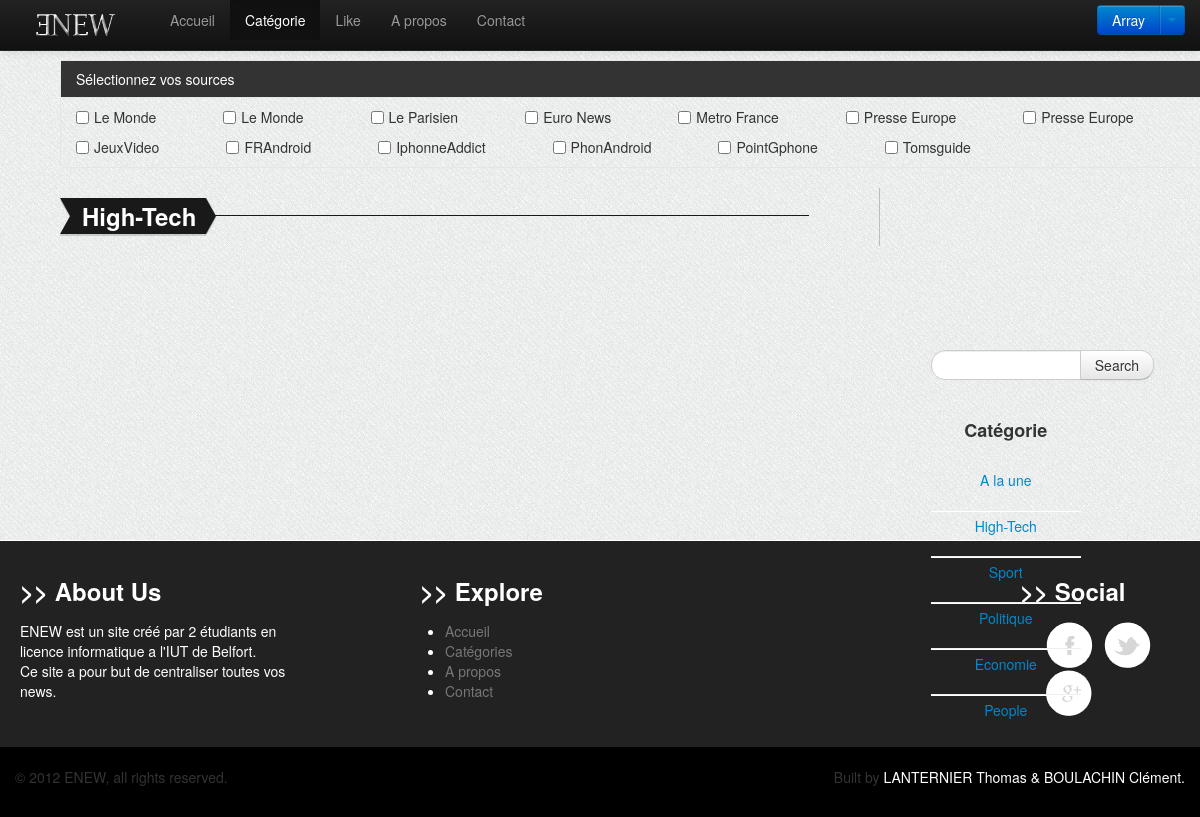
Screenshot of /php/liste_article.php?id_cat=2 (signed in) with the database file from the repository.
### tables this page shows
CREATE TABLE SOURCE (id_source int AUTO_INCREMENT NOT NULL,
id_cat INT,
libelle CHAR(50),
lien CHAR(255),
PRIMARY KEY (id_source, id_cat) );

### php/liste_article.php (the view, shortened to what this page needs)
<!DOCTYPE html>
<html lang="fr">
	<head>
		<link href="../css/bootstrap.css" rel="stylesheet">
		<link href="../css/style.css" rel="stylesheet">
		<link rel="stylesheet" href="../css/responsiveslides.css" />
		<link rel="stylesheet" href="../css/style_comment.css" />
		<link href="../css/bootstrap-responsive.css" rel="stylesheet">
	</head>
	<body onload="filtre_source1();">
		<div class="navbar navbar-inverse navbar-fixed-top">
			<div class="navbar-inner">
				<div class="container">
					<a class="brand" href="#"><img src="../img/logo blanc.png" alt=""/></a>
					<div class="nav-collapse collapse">
						<ul class="nav">
							<li>
								<a href="../index.php">Accueil</a>
							</li>
							<li class="active">
								<a href="categorie.php">Catégorie</a>
							</li>
							<?php
							if (isset($_SESSION['user'])) {
								echo "<li><a href=\"liste_like.php\">Like</a></li>";
							}
							?>
							<li>
								<a href="apropos.php">A propos</a>
							</li>
							<li>
								<a href="contact.php">Contact</a>
							</li>
						</ul>
						<ul class="nav pull-right">
							<?php
							if (isset($_SESSION['user'])) {echo("
<div class=\"btn-group\">
<a class=\"btn btn-primary\" href=\"profil.php\" >" . $_SESSION['user'] . "</a>
<button class=\"btn btn-primary dropdown-toggle\" data-toggle=\"dropdown\">
<span class=\"caret\"></span>
</button>
<ul class=\"dropdown-menu\">
<li>
<a href=\"profil.php\">Profil</a>
</li>
<li class=\"divider\"></li>
<li>
<a href=\"logout.php\">Logout</a>
</li>
</ul>
</div>");
							} else {
								echo("<a href=\"login.php\" class=\"btn btn-primary\"><i class=\"icon-user icon-white\"></i>Se connecter</a>");
							}
							?>
						</ul>
					</div>
				</div>
			</div>
		</div>
		<div class="container" id="container" style="margin-left:5%;min-height: 460px;">
			<div class="row-fluid">
				<?php
if (!isset($_POST['searching'])) {
	if (isset($_SESSION['user'])) {
				?>
				<div class="accordion" id="accordion2">
					<div class="accordion-group">
						<div class="accordion-heading">
							<a class="accordion-toggle" data-toggle="collapse" data-parent="#accordion2" href="#collapseOne" style="background-color: #333;"> <span style="color: white;text-decoration: none;">Sélectionnez vos sources</span> <i class="icon-arrow-down icon-white pull-right"></i> </a>
						</div>
						<div id="collapseOne" class="accordion-body collapse in">
							<div class="accordion-inner">
								<form>
									<?php
									$requete = 'SELECT * FROM SOURCE WHERE ID_CAT=' . $_GET['id_cat'];
									$query = mysql_query($requete) or die("ERREUR MYSQL numéro: " . mysql_errno() . "<br>Type de cette erreur: " . mysql_error() . "<br>\n");
									while ($result = mysql_fetch_assoc($query)) {
										$requete2 = 'SELECT * FROM SOURCE_FAV WHERE login="' . $_SESSION['user'] . '" AND id_source=' . $result['id_source'] . ';';
										$query2 = mysql_query($requete2) or die("ERREUR MYSQL numéro: " . mysql_errno() . "<br>Type de cette erreur: " . mysql_error() . "<br>\n");
										if ($result2 = mysql_fetch_assoc($query2)) {
											echo("<input class=\"check_source\" onclick=\"filtre_source(this);\" type='checkbox' value='" . $result['id_source'] . "' style=\"float:left;margin-right: 5px;\" checked/><p style=\"float:left;margin-right:67px;\">" . $result['libelle'] . "</p>");
										} else {
											echo("<input class=\"check_source\" onclick=\"filtre_source(this);\" type='checkbox' value='" . $result['id_source'] . "' style=\"float:left;margin-right: 5px;\" /><p style=\"float:left;margin-right:67px;\">" . $result['libelle'] . "</p>");
										}
									}
									?>
								</form>
							</div>
						</div>
					</div>
				</div>
				<?php
				}
				}
				?>
				<div id="span-article">
					<div class="slider_control">
						<h3 class="drapeau"><?php
						if (!isset($_POST['searching'])) {
							switch($_GET['id_cat']) {
								case 2 :
									echo "<span>High-Tech</span>";
									break;
							}
						} else {
							echo "<span>Recherche</span>";
						}
						?></h3>
					</div>
				</div>
				<aside class="span2" id="scroll-cat" >
					<form class="form-search"  action='liste_article.php' method='POST'>
						<div class="input-append" >
							<input type="text" class="span2 search-query" name='searching' style="width:150px;margin-bottom:20px;">
							<button type="submit" class="btn">
								Search
							</button>
						</div>
					</form>
					<div style="width:150px;text-align:center;">
						<h4>Catégorie</h4>
						<br>
						<a href="liste_article.php?id_cat=0">A la une</a>
						<hr style="margin-bottom:4px;">
						<a href="liste_article.php?id_cat=2">High-Tech</a>
						<hr style="margin-bottom:4px;">
						<a href="liste_article.php?id_cat=3">Sport</a>
						<hr style="margin-bottom:4px;">
						<a href="liste_article.php?id_cat=1">Politique</a>
						<hr style="margin-bottom:4px;">
						<a href="liste_article.php?id_cat=4">Economie</a>
						<hr style="margin-bottom:4px;">
						<a href="liste_article.php?id_cat=5">People</a>
					</div>
				</aside>
			</div>
		</div>
		<div id="extra" style="background-color:#222;border-top:1px solid;color:white;padding:20px;margin-top:20px;">
			<div class="inner">
				<div class="container">
					<div class="row-fluid">
						<div class="span3">
							<h3><span class="slash">>></span></span> About Us</h3>
							<p>
								ENEW est un site créé par 2 étudiants en licence informatique a l'IUT de Belfort.
								<br>
								Ce site a pour but de centraliser toutes vos news.
							</p>
						</div>
						<div class="span3 offset1">
							<h3><span class="slash">>></span> Explore</h3>
							<ul class="footer-links clearfix">
								<li>
									<a href="../index.php" style="text-decoration: none;color:#777;list-style:none;">Accueil</a>
								</li>
								<li>
									<a href="categorie.php" style="text-decoration: none;color:#777;list-style:none;">Catégories</a>
								</li>
								<li>
									<a href="apropos.php" style="text-decoration: none;color:#777;list-style:none;">A propos</a>
								</li>
								<li>
									<a href="contact.php" style="text-decoration: none;color:#777;list-style:none;">Contact</a>
								</li>
							</ul>
						</div>
						<div class="span3"></div>
						<div class="span2">
							<h3><span class="slash">>></span> Social</h3>
							<ul class="footer-links clearfix">
								<a href="http://facebook.com/" style="float:left;margin-right:10px;" ><img onmouseover="this.src='../img/facebook-c.png'; " onmouseout="this.src='../img/facebook.png'; " src="../img/facebook.png"/></a>
								<a href="http://twitter.com/" style="float:left;margin-right:10px;"><img onmouseover="this.src='../img/twitter-c.png'; " onmouseout="this.src='../img/twitter.png'; " src="../img/twitter.png"/></a>
								<a href="http://google.com/" style="float:left;"><img onmouseover="this.src='../img/google-c.png'; " onmouseout="this.src='../img/google.png'; " src="../img/google.png"/></a>
							</ul>
						</div>
					</div>
				</div>
			</div>
		</div>
		<div id="footer" style="background-color: black;color: #333;padding: 20px 0px;">
			<div class="inner">
				<div class="container">
					<div class="row">
						<div id="footer-copyright" class="span4">
							&copy; 2012 ENEW, all rights reserved.
						</div>
						<div id="footer-terms" class="span8">
							<p class="pull-right">
								Built by<a href=""  style="text-decoration: none;color:white;"> LANTERNIER Thomas & BOULACHIN Clément.</a>
							</p>
						</div>
					</div>
				</div>
			</div>
		</div>
	</body>
</html>

### css/style.css (style rules this page uses)
body { background-image:url(../img/bg_diag.png); }
#span-article { border-right:1px solid rgba(0, 0, 0, 0.2); margin-right:30px; float:left; }
.drapeau { background:url(../img/h3_end.png) no-repeat left top; padding:0 0 0 12px; height:38px; width:90%; }
.drapeau span { background: url(../img/h3_start.png) no-repeat right top; padding: 0 20px 0 10px; color: white; height: 38px; line-height: 36px; display: block; float: left; }
aside { top:320px; padding-top:50px; position: absolute; left:75%; }
#scroll-cat { top:300px; padding-top:50px; position: absolute; left:75%; }
#span-article { width:90%; }
@media (min-width:1024px) and (max-width:1200px) { #span-article { width:68%; } }
@media (min-width:1200px) and (max-width:1350px) { #span-article { width:70%; } }

### php/liste_article.php (style rules this page uses)
body { padding-top: 60px; }

### rows the page displays
source: libelle "Le Monde"
source: libelle "Le Monde"
source: libelle "Le Parisien"
source: libelle "Euro News"
source: libelle "Metro France"
source: libelle "Presse Europe"
source: libelle "Presse Europe"
source: libelle "JeuxVideo"
source: libelle "FRAndroid"
source: libelle "IphonneAddict"
source: libelle "PhonAndroid"
source: libelle "PointGphone"
source: libelle "Tomsguide"

### other values shown
$_SESSION['user'] "Array"
